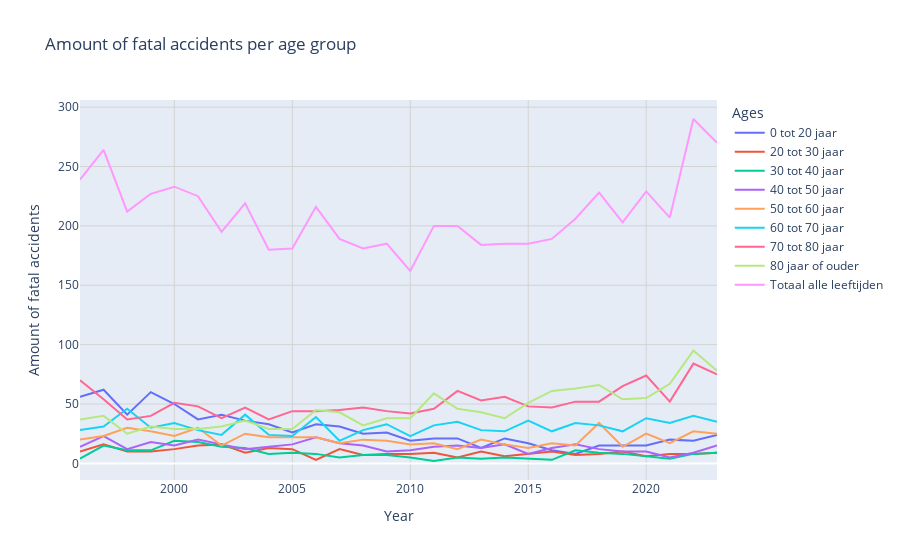

Notebook code for this chart:
### Markdown cell above
##### Making an interactive plot

### Code cell
interactive_plot = px.line(pivot_df_with_total, x='Perioden', y='Overledenen', color='Leeftijd',
    title='Amount of fatal accidents per age group',
    labels={'Perioden': 'Jaar', 'Overledenen': 'Aantal overledenen'})

#layout
interactive_plot.update_layout(
    xaxis_title='Year',
    yaxis_title='Amount of fatal accidents',
    legend_title='Ages',
    yaxis=dict(gridcolor='lightgray'),
    xaxis=dict(gridcolor='lightgray'))

interactive_plot.show()

### Figure 1 — Plotly figure (JSON) as saved in the notebook; plotly's stock layout.template omitted (floating-point values rounded to 4 significant figures)
{"data": [{"hovertemplate": "Leeftijd=0 tot 20 jaar<br>Jaar=%{x}<br>Aantal overledenen=%{y}<extra></extra>", "legendgroup": "0 tot 20 jaar", "line": {"color": "#636efa", "dash": "solid"}, "marker": {"symbol": "circle"}, "mode": "lines", "name": "0 tot 20 jaar", "orientation": "v", "showlegend": true, "type": "scatter", "x": [1996, 1997, 1998, 1999, 2000, 2001, 2002, 2003, 2004, 2005, 2006, 2007, 2008, 2009, 2010, 2011, 2012, 2013, 2014, 2015, 2016, 2017, 2018, 2019, 2020, 2021, 2022, 2023], "xaxis": "x", "y": [56, 62, 41, 60, 50, 37, 41, 36, 33, 26, 33, 31, 25, 26, 19, 21, 21, 13, 21, 17, 11, 8, 15, 15, 15, 20, 19, 24], "yaxis": "y"}, {"hovertemplate": "Leeftijd=20 tot 30 jaar<br>Jaar=%{x}<br>Aantal overledenen=%{y}<extra></extra>", "legendgroup": "20 tot 30 jaar", "line": {"color": "#EF553B", "dash": "solid"}, "marker": {"symbol": "circle"}, "mode": "lines", "name": "20 tot 30 jaar", "orientation": "v", "showlegend": true, "type": "scatter", "x": [1996, 1997, 1998, 1999, 2000, 2001, 2002, 2003, 2004, 2005, 2006, 2007, 2008, 2009, 2010, 2011, 2012, 2013, 2014, 2015, 2016, 2017, 2018, 2019, 2020, 2021, 2022, 2023], "xaxis": "x", "y": [10, 16, 10, 10, 12, 15, 16, 9, 13, 12, 3, 12, 7, 8, 8, 9, 5, 10, 6, 8, 10, 7, 8, 10, 6, 8, 8, 9], "yaxis": "y"}, {"hovertemplate": "Leeftijd=30 tot 40 jaar<br>Jaar=%{x}<br>Aantal overledenen=%{y}<extra></extra>", "legendgroup": "30 tot 40 jaar", "line": {"color": "#00cc96", "dash": "solid"}, "marker": {"symbol": "circle"}, "mode": "lines", "name": "30 tot 40 jaar", "orientation": "v", "showlegend": true, "type": "scatter", "x": [1996, 1997, 1998, 1999, 2000, 2001, 2002, 2003, 2004, 2005, 2006, 2007, 2008, 2009, 2010, 2011, 2012, 2013, 2014, 2015, 2016, 2017, 2018, 2019, 2020, 2021, 2022, 2023], "xaxis": "x", "y": [4, 15, 11, 11, 19, 18, 14, 13, 8, 9, 8, 5, 7, 7, 5, 2, 5, 4, 5, 4, 3, 11, 9, 8, 6, 4, 8, 9], "yaxis": "y"}, {"hovertemplate": "Leeftijd=40 tot 50 jaar<br>Jaar=%{x}<br>Aantal overledenen=%{y}<extra></extra>", "legendgroup": "40 tot 50 jaar", "line": {"color": "#ab63fa", "dash": "solid"}, "marker": {"symbol": "circle"}, "mode": "lines", "name": "40 tot 50 jaar", "orientation": "v", "showlegend": true, "type": "scatter", "x": [1996, 1997, 1998, 1999, 2000, 2001, 2002, 2003, 2004, 2005, 2006, 2007, 2008, 2009, 2010, 2011, 2012, 2013, 2014, 2015, 2016, 2017, 2018, 2019, 2020, 2021, 2022, 2023], "xaxis": "x", "y": [14, 23, 12, 18, 15, 20, 16, 12, 14, 16, 22, 17, 15, 10, 11, 14, 15, 13, 16, 8, 13, 16, 12, 10, 10, 5, 9, 15], "yaxis": "y"}, {"hovertemplate": "Leeftijd=50 tot 60 jaar<br>Jaar=%{x}<br>Aantal overledenen=%{y}<extra></extra>", "legendgroup": "50 tot 60 jaar", "line": {"color": "#FFA15A", "dash": "solid"}, "marker": {"symbol": "circle"}, "mode": "lines", "name": "50 tot 60 jaar", "orientation": "v", "showlegend": true, "type": "scatter", "x": [1996, 1997, 1998, 1999, 2000, 2001, 2002, 2003, 2004, 2005, 2006, 2007, 2008, 2009, 2010, 2011, 2012, 2013, 2014, 2015, 2016, 2017, 2018, 2019, 2020, 2021, 2022, 2023], "xaxis": "x", "y": [20, 23, 30, 27, 23, 30, 15, 25, 22, 22, 22, 17, 20, 19, 16, 17, 12, 20, 16, 13, 17, 15, 34, 14, 25, 17, 27, 25], "yaxis": "y"}, {"hovertemplate": "Leeftijd=60 tot 70 jaar<br>Jaar=%{x}<br>Aantal overledenen=%{y}<extra></extra>", "legendgroup": "60 tot 70 jaar", "line": {"color": "#19d3f3", "dash": "solid"}, "marker": {"symbol": "circle"}, "mode": "lines", "name": "60 tot 70 jaar", "orientation": "v", "showlegend": true, "type": "scatter", "x": [1996, 1997, 1998, 1999, 2000, 2001, 2002, 2003, 2004, 2005, 2006, 2007, 2008, 2009, 2010, 2011, 2012, 2013, 2014, 2015, 2016, 2017, 2018, 2019, 2020, 2021, 2022, 2023], "xaxis": "x", "y": [28, 31, 46, 30, 34, 28, 24, 41, 24, 23, 39, 19, 28, 33, 23, 32, 35, 28, 27, 36, 27, 34, 32, 27, 38, 34, 40, 35], "yaxis": "y"}, {"hovertemplate": "Leeftijd=70 tot 80 jaar<br>Jaar=%{x}<br>Aantal overledenen=%{y}<extra></extra>", "legendgroup": "70 tot 80 jaar", "line": {"color": "#FF6692", "dash": "solid"}, "marker": {"symbol": "circle"}, "mode": "lines", "name": "70 tot 80 jaar", "orientation": "v", "showlegend": true, "type": "scatter", "x": [1996, 1997, 1998, 1999, 2000, 2001, 2002, 2003, 2004, 2005, 2006, 2007, 2008, 2009, 2010, 2011, 2012, 2013, 2014, 2015, 2016, 2017, 2018, 2019, 2020, 2021, 2022, 2023], "xaxis": "x", "y": [70, 54, 37, 40, 51, 48, 38, 47, 37, 44, 44, 45, 47, 44, 42, 46, 61, 53, 56, 48, 47, 52, 52, 65, 74, 52, 84, 75], "yaxis": "y"}, {"hovertemplate": "Leeftijd=80 jaar of ouder<br>Jaar=%{x}<br>Aantal overledenen=%{y}<extra></extra>", "legendgroup": "80 jaar of ouder", "line": {"color": "#B6E880", "dash": "solid"}, "marker": {"symbol": "circle"}, "mode": "lines", "name": "80 jaar of ouder", "orientation": "v", "showlegend": true, "type": "scatter", "x": [1996, 1997, 1998, 1999, 2000, 2001, 2002, 2003, 2004, 2005, 2006, 2007, 2008, 2009, 2010, 2011, 2012, 2013, 2014, 2015, 2016, 2017, 2018, 2019, 2020, 2021, 2022, 2023], "xaxis": "x", "y": [37, 40, 25, 31, 29, 29, 31, 36, 29, 29, 45, 43, 32, 38, 38, 59, 46, 43, 38, 51, 61, 63, 66, 54, 55, 67, 95, 78], "yaxis": "y"}, {"hovertemplate": "Leeftijd=Totaal alle leeftijden<br>Jaar=%{x}<br>Aantal overledenen=%{y}<extra></extra>", "legendgroup": "Totaal alle leeftijden", "line": {"color": "#FF97FF", "dash": "solid"}, "marker": {"symbol": "circle"}, "mode": "lines", "name": "Totaal alle leeftijden", "orientation": "v", "showlegend": true, "type": "scatter", "x": [1996, 1997, 1998, 1999, 2000, 2001, 2002, 2003, 2004, 2005, 2006, 2007, 2008, 2009, 2010, 2011, 2012, 2013, 2014, 2015, 2016, 2017, 2018, 2019, 2020, 2021, 2022, 2023], "xaxis": "x", "y": [239, 264, 212, 227, 233, 225, 195, 219, 180, 181, 216, 189, 181, 185, 162, 200, 200, 184, 185, 185, 189, 206, 228, 203, 229, 207, 290, 270], "yaxis": "y"}], "layout": {"legend": {"title": {"text": "Ages"}, "tracegroupgap": 0}, "title": {"text": "Amount of fatal accidents per age group"}, "xaxis": {"anchor": "y", "domain": [0, 1], "gridcolor": "lightgray", "title": {"text": "Year"}}, "yaxis": {"anchor": "x", "domain": [0, 1], "gridcolor": "lightgray", "title": {"text": "Amount of fatal accidents"}}}}
